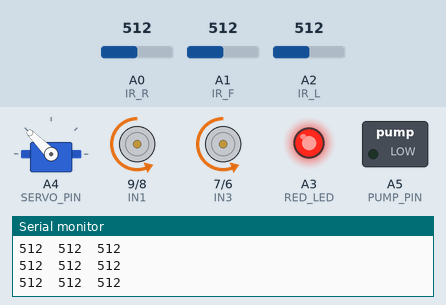
A sketch run on a simulated Arduino Uno, built with avr-gcc and run on an emulated ATmega328P. Shown: servo, motor-driver pin pairs drawn as motors (green arrow = first pin HIGH = forward, orange = second pin HIGH = backward, longer = more drive, scaled by the enable pin), switched loads named in the sketch (green lamp = pin HIGH), output pins drawn as LEDs (lit = HIGH), the last lines printed to the serial monitor. Wiring (inferred from the names in the program): servo: signal A4. Dashed ring = blinking. The test bench sets the inputs (shaded band); at power-on: A1 (IR_F) = 512, A0 (IR_R) = 512, A2 (IR_L) = 512. Servo pulses on a pin are drawn as a servo (544–2400 µs = 0–180°); pins used as bus, display or sensor lines are not drawn.

Above: at 2.6 s.
2.7 s: A1 (IR_F) set to 358
4.4 s: A1 (IR_F) set to 334
At 5.52 s:
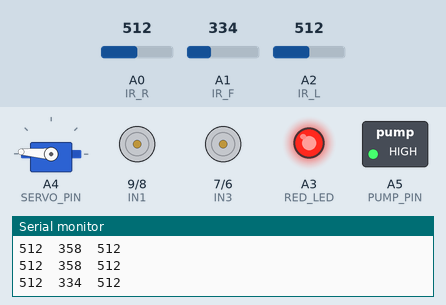
7.4 s: A1 (IR_F) set to 355
At 8.6 s:
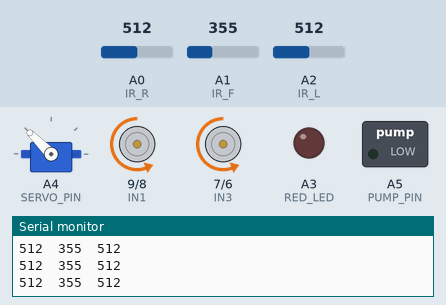
10.4 s: A0 (IR_R) set to 235
At 10.9 s:
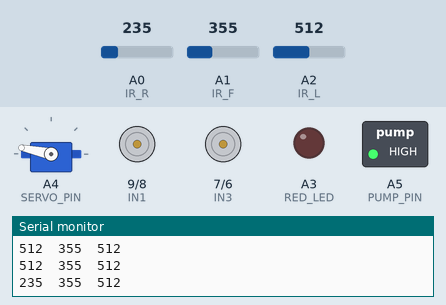
13.4 s: A0 (IR_R) set to 900
At 15.9 s:
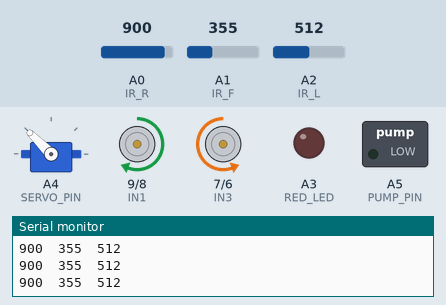
16.4 s: A1 (IR_F) set to 884
19.4 s: A1 (IR_F) set to 910
At 21.3 s:
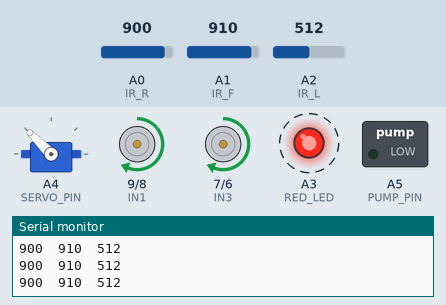
Timing chart, 0 to 23.4 s (numbered marks = the images above; inputs shaded):
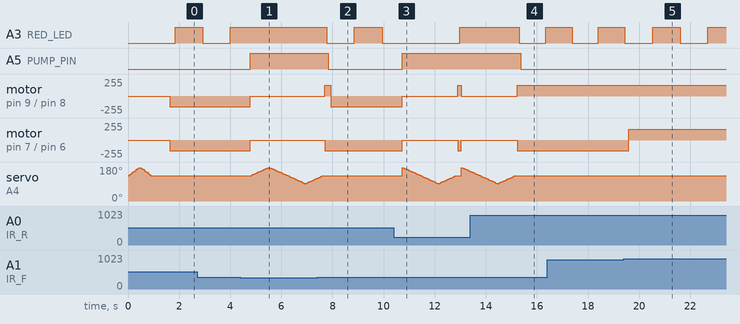

The sketch:

firefighter.ino
```cpp
#define EN_A 10  // Enable1 L298 Pin enA
#define IN1 9    // Motor1 L298 Pin in1
#define IN2 8    // Motor1 L298 Pin in2
#define IN3 7    // Motor2 L298 Pin in3
#define IN4 6    // Motor2 L298 Pin in4
#define EN_B 5   // Enable2 L298 Pin enB
#define IR_R A0  // Left Infrared Sensor Pin
#define IR_F A1  // Front Infrared Sensor Pin
#define IR_L A2  // Right Infrared Sensor Pin
#define RED_LED A3 // Red LED Pin
#define SERVO_PIN A4 // Servo Motor Pin
#define PUMP_PIN A5  // Pump Pin

// Motor speed
#define MOTOR_SPEED 160

// Infrared sensor thresholds
#define IR_R_THRESHOLD 245
#define IR_F_THRESHOLD 345
#define IR_L_THRESHOLD 245

// Valid value ranges for infrared sensors
#define IR_R_MIN 246
#define IR_R_MAX 850
#define IR_F_MIN 346
#define IR_F_MAX 900
#define IR_L_MIN 246
#define IR_L_MAX 850

// Servo angles and movement steps
#define CENTER_ANGLE 130
#define RANGE_ANGLE 40
#define SERVO_START_ANGLE_SETUP CENTER_ANGLE
#define SERVO_END_ANGLE_SETUP CENTER_ANGLE + RANGE_ANGLE
#define SERVO_MID_ANGLE_SETUP CENTER_ANGLE
#define SERVO_FINAL_ANGLE_SETUP CENTER_ANGLE - RANGE_ANGLE
#define SERVO_RESET_ANGLE CENTER_ANGLE

#define SERVO_R_MIN_ANGLE CENTER_ANGLE - RANGE_ANGLE
#define SERVO_R_MAX_ANGLE CENTER_ANGLE + RANGE_ANGLE
#define SERVO_F_MIN_ANGLE CENTER_ANGLE - RANGE_ANGLE
#define SERVO_F_MAX_ANGLE CENTER_ANGLE + RANGE_ANGLE
#define SERVO_L_MIN_ANGLE CENTER_ANGLE - RANGE_ANGLE
#define SERVO_L_MAX_ANGLE CENTER_ANGLE + RANGE_ANGLE

#define SERVO_STEP_SETUP 5
#define SERVO_STEP_LOOP 3
#define SERVO_PULSE_OFFSET 500
#define SERVO_ANGLE_MULTIPLIER 11

// Delay times
#define IR_READ_DELAY 50
#define MOTOR_MOVE_DELAY 100
#define TURN_DURATION 200
#define SERVO_REFRESH_CYCLE 50
#define LED_BLINK_INTERVAL 1000
#define LOOP_DELAY 10
#define INITIALIZATION_DELAY 500
int counter = 0;

int sR, sF, sL;
unsigned long previousMillis = 0;
bool ledState = LOW;

void setup() {
  Serial.begin(9600);
  pinMode(IR_R, INPUT);
  pinMode(IR_F, INPUT);
  pinMode(IR_L, INPUT);
  pinMode(EN_A, OUTPUT);
  pinMode(IN1, OUTPUT);
  pinMode(IN2, OUTPUT);
  pinMode(IN3, OUTPUT);
  pinMode(IN4, OUTPUT);
  pinMode(EN_B, OUTPUT);
  pinMode(SERVO_PIN, OUTPUT);
  pinMode(PUMP_PIN, OUTPUT);
  pinMode(RED_LED, OUTPUT);

  // Initial servo movement
  for (int angle = SERVO_START_ANGLE_SETUP; angle <= SERVO_END_ANGLE_SETUP; angle += SERVO_STEP_SETUP) {
    servoPulse(SERVO_PIN, angle);
  }
  for (int angle = SERVO_END_ANGLE_SETUP; angle >= SERVO_MID_ANGLE_SETUP; angle -= SERVO_STEP_SETUP) {
    servoPulse(SERVO_PIN, angle);
  }
  for (int angle = SERVO_MID_ANGLE_SETUP; angle <= SERVO_FINAL_ANGLE_SETUP; angle += SERVO_STEP_SETUP) {
    servoPulse(SERVO_PIN, angle);
  }

  servoPulse(SERVO_PIN, 130); // Return to default position
  analogWrite(EN_A, MOTOR_SPEED);
  analogWrite(EN_B, MOTOR_SPEED);
  delay(INITIALIZATION_DELAY);
}

void loop() {
  sR = analogRead(IR_R);
  sF = analogRead(IR_F);
  sL = analogRead(IR_L);
  Serial.print(sR);
  Serial.print("\t");
  Serial.print(sF);
  Serial.print("\t");
  Serial.println(sL);
  delay(IR_READ_DELAY);

  // Fire detection check
  if (sR < IR_R_THRESHOLD) {
    Stop();
    digitalWrite(PUMP_PIN, HIGH);
    // Servo movement upon fire detection from the right
    for (int angle = SERVO_R_MAX_ANGLE; angle >= SERVO_R_MIN_ANGLE; angle -= SERVO_STEP_LOOP) {
      servoPulse(SERVO_PIN, angle);
    }
    for (int angle = SERVO_R_MIN_ANGLE; angle <= SERVO_RESET_ANGLE; angle += SERVO_STEP_LOOP) {
      servoPulse(SERVO_PIN, angle);
    }
    servoPulse(SERVO_PIN, SERVO_RESET_ANGLE); // Return to default position

    forword();
    delay(80);

  } else if (sF < IR_F_THRESHOLD) {
    Stop();
    digitalWrite(PUMP_PIN, HIGH);
    // Servo movement upon fire detection from the front
    for (int angle = SERVO_RESET_ANGLE; angle <= SERVO_F_MAX_ANGLE; angle += SERVO_STEP_LOOP) {
      servoPulse(SERVO_PIN, angle);
    }
    for (int angle = SERVO_F_MAX_ANGLE; angle >= SERVO_F_MIN_ANGLE; angle -= SERVO_STEP_LOOP) {
      servoPulse(SERVO_PIN, angle);
    }
    for (int angle = SERVO_F_MIN_ANGLE; angle <= SERVO_RESET_ANGLE; angle += SERVO_STEP_LOOP) {
      servoPulse(SERVO_PIN, angle);
    }
    servoPulse(SERVO_PIN, SERVO_RESET_ANGLE); // Return to default position

    forword();
    delay(80);

  } else if (sL < IR_L_THRESHOLD) {
    Stop();
    digitalWrite(PUMP_PIN, HIGH);
    // Servo movement upon fire detection from the left
    for (int angle = SERVO_L_MAX_ANGLE; angle >= SERVO_L_MIN_ANGLE; angle -= SERVO_STEP_LOOP) {
      servoPulse(SERVO_PIN, angle);
    }
    for (int angle = SERVO_L_MIN_ANGLE; angle <= SERVO_RESET_ANGLE; angle += SERVO_STEP_LOOP) {
      servoPulse(SERVO_PIN, angle);
    }
    servoPulse(SERVO_PIN, SERVO_RESET_ANGLE); // Return to default position

    forword();
    delay(80);

  }
  // Normal movement based on sensors
  else if (sR >= IR_R_MIN && sR <= IR_R_MAX) {
    digitalWrite(PUMP_PIN, LOW);
    // backword();
    delay(MOTOR_MOVE_DELAY);
    turnRight();
    delay(TURN_DURATION);
  } else if (sF >= IR_F_MIN && sF <= IR_F_MAX) {
    digitalWrite(PUMP_PIN, LOW);
    forword();
  } else if (sL >= IR_L_MIN && sL <= IR_L_MAX) {
    digitalWrite(PUMP_PIN, LOW);
    // backword();
    delay(MOTOR_MOVE_DELAY);
    turnLeft();
    delay(TURN_DURATION);
  } else {
    digitalWrite(PUMP_PIN, LOW);
    Stop();
  }

  // --- LED blink every 3 seconds ---
  unsigned long currentMillis = millis();
  if (currentMillis - previousMillis >= LED_BLINK_INTERVAL) {
    previousMillis = currentMillis;
    ledState = !ledState; // Toggle state
    digitalWrite(RED_LED, ledState);
  }
  delay(LOOP_DELAY);
}

/**
 * @brief Sends a PWM pulse to the servo to control its angle.
 *
 * @param pin The pin the servo is connected to.
 * @param angle The desired angle (in degrees).
 */
void servoPulse(int pin, int angle) {
  // Converts angle to pulse width in microseconds
  int pwm = (angle * SERVO_ANGLE_MULTIPLIER) + SERVO_PULSE_OFFSET;
  digitalWrite(pin, HIGH);
  delayMicroseconds(pwm);
  digitalWrite(pin, LOW);
  delay(SERVO_REFRESH_CYCLE); // Servo refresh cycle
}

/**
 * @brief
 */
void forword() {
  digitalWrite(IN1, HIGH); // Right motor forward
  digitalWrite(IN2, LOW);  // Right motor backward
  digitalWrite(IN3, LOW);  // Left motor backward
  digitalWrite(IN4, HIGH); // Left motor forward
}

/**
 * @brief
 */
void backword() {
  digitalWrite(IN1, LOW);  // Right motor forward
  digitalWrite(IN2, HIGH); // Right motor backward
  digitalWrite(IN3, HIGH); // Left motor backward
  digitalWrite(IN4, LOW);  // Left motor forward
}

/**
 * @brief
 */
void turnRight() {
  digitalWrite(IN1, LOW);  // Right motor forward
  digitalWrite(IN2, HIGH); // Right motor backward
  digitalWrite(IN3, LOW);  // Left motor backward
  digitalWrite(IN4, HIGH); // Left motor forward
}

/**
 * @brief
 */
void turnLeft() {
  digitalWrite(IN1, HIGH); // Right motor forward
  digitalWrite(IN2, LOW);  // Right motor backward
  digitalWrite(IN3, HIGH); // Left motor backward
  digitalWrite(IN4, LOW);  // Left motor forward
}

/**
 * @brief
 */
void Stop() {
  digitalWrite(IN1, LOW);
  digitalWrite(IN2, LOW);
  digitalWrite(IN3, LOW);
  digitalWrite(IN4, LOW);
}
```

Measured:
- the behaviour switches between 345 and 344 on A1 (IR_F) (found by bisection; images 0 and 1)
- the behaviour switches between 900 and 901 on A1 (IR_F) (found by bisection; images 4 and 5)
- after the input at 4.4 s, A3 (RED_LED): stays HIGH (without the input it goes to LOW after 0.69 s); A5 (PUMP_PIN): LOW → HIGH after 0.39 s; motor on pin 9 (IN1) / pin 8 (IN2), motor on pin 7 (IN3) / pin 6 (IN4): backward 160/255 → stopped after 0.39 s
- after the input at 7.4 s, A5 (PUMP_PIN): HIGH → LOW after 0.44 s; motor on pin 7 (IN3) / pin 6 (IN4): goes on until 7.7 s, then stays backward 160/255; servo on A4 (SERVO_PIN): goes on until 7.6 s, then stays 135°
- after the input at 10.4 s, A5 (PUMP_PIN): LOW → HIGH after 0.33 s; motor on pin 9 (IN1) / pin 8 (IN2): backward 160/255 → stopped after 0.33 s, → forward 160/255 2.2 s later, → stopped 0.14 s later; motor on pin 7 (IN3) / pin 6 (IN4): backward 160/255 → stopped after 0.33 s, → backward 160/255 2.2 s later, → stopped 0.14 s later
- after the input at 13.4 s, A5 (PUMP_PIN): HIGH → LOW after 2.0 s; motor on pin 9 (IN1) / pin 8 (IN2): goes on until 15.2 s, then stays forward 160/255; motor on pin 7 (IN3) / pin 6 (IN4): goes on until 15.2 s, then stays backward 160/255
- after the input at 19.4 s, motor on pin 7 (IN3) / pin 6 (IN4): backward 160/255 → forward 160/255 after 0.20 s
